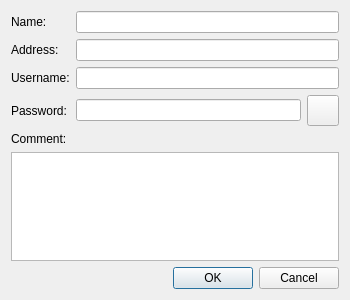
<?xml version="1.0" encoding="UTF-8"?>
<ui version="4.0">
 <class>LocalComputerDialog</class>
 <widget class="QDialog" name="LocalComputerDialog">
  <property name="geometry">
   <rect>
    <x>0</x>
    <y>0</y>
    <width>350</width>
    <height>300</height>
   </rect>
  </property>
  <property name="windowTitle">
   <string>Computer</string>
  </property>
  <property name="modal">
   <bool>true</bool>
  </property>
  <layout class="QVBoxLayout" name="verticalLayout">
   <item>
    <layout class="QGridLayout" name="gridLayout">
     <item row="0" column="0">
      <widget class="QLabel" name="label_name">
       <property name="text">
        <string>Name:</string>
       </property>
      </widget>
     </item>
     <item row="0" column="1">
      <widget class="QLineEdit" name="edit_name"/>
     </item>
     <item row="1" column="0">
      <widget class="QLabel" name="label_address">
       <property name="text">
        <string>Address:</string>
       </property>
      </widget>
     </item>
     <item row="1" column="1">
      <widget class="QLineEdit" name="edit_address"/>
     </item>
     <item row="2" column="0">
      <widget class="QLabel" name="label_username">
       <property name="text">
        <string>Username:</string>
       </property>
      </widget>
     </item>
     <item row="2" column="1">
      <widget class="QLineEdit" name="edit_username"/>
     </item>
     <item row="3" column="0">
      <widget class="QLabel" name="label_password">
       <property name="text">
        <string>Password:</string>
       </property>
      </widget>
     </item>
     <item row="3" column="1">
      <layout class="QHBoxLayout" name="horizontalLayout_password">
       <item>
        <widget class="QLineEdit" name="edit_password">
         <property name="echoMode">
          <enum>QLineEdit::EchoMode::Password</enum>
         </property>
        </widget>
       </item>
       <item>
        <widget class="QToolButton" name="button_show_password">
         <property name="icon">
          <iconset resource="../../../common/resources/common.qrc">
           <normaloff>:/img/show-password.svg</normaloff>:/img/show-password.svg</iconset>
         </property>
         <property name="iconSize">
          <size>
           <width>24</width>
           <height>24</height>
          </size>
         </property>
         <property name="checkable">
          <bool>true</bool>
         </property>
        </widget>
       </item>
      </layout>
     </item>
    </layout>
   </item>
   <item>
    <layout class="QVBoxLayout" name="verticalLayout_comment">
     <item>
      <widget class="QLabel" name="label_comment">
       <property name="text">
        <string>Comment:</string>
       </property>
      </widget>
     </item>
     <item>
      <widget class="QPlainTextEdit" name="edit_comment"/>
     </item>
    </layout>
   </item>
   <item>
    <widget class="QDialogButtonBox" name="button_box">
     <property name="standardButtons">
      <set>QDialogButtonBox::StandardButton::Cancel|QDialogButtonBox::StandardButton::Ok</set>
     </property>
    </widget>
   </item>
  </layout>
 </widget>
 <resources>
  <include location="../../../common/resources/common.qrc"/>
 </resources>
 <connections/>
</ui>
